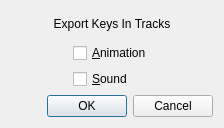
<?xml version="1.0" encoding="UTF-8"?>
<ui version="4.0">
 <class>TrackViewExportKeyTimeDlg</class>
 <widget class="QDialog" name="TrackViewExportKeyTimeDlg">
  <property name="geometry">
   <rect>
    <x>0</x>
    <y>0</y>
    <width>224</width>
    <height>128</height>
   </rect>
  </property>
  <property name="windowTitle">
   <string>Export TrackView Keys Global Time</string>
  </property>
  <layout class="QVBoxLayout" name="verticalLayout_2">
   <item>
    <widget class="QLabel" name="label">
     <property name="text">
      <string>Export Keys In Tracks</string>
     </property>
     <property name="alignment">
      <set>Qt::AlignCenter</set>
     </property>
    </widget>
   </item>
   <item>
    <layout class="QHBoxLayout" name="horizontalLayout">
     <item>
      <spacer name="horizontalSpacer">
       <property name="orientation">
        <enum>Qt::Horizontal</enum>
       </property>
       <property name="sizeHint" stdset="0">
        <size>
         <width>40</width>
         <height>20</height>
        </size>
       </property>
      </spacer>
     </item>
     <item>
      <layout class="QVBoxLayout" name="verticalLayout">
       <item>
        <widget class="QCheckBox" name="m_animationTimeExport">
         <property name="text">
          <string>&amp;Animation</string>
         </property>
         <property name="toolTip">
          <string>Export global key times for animation tracks (Alt+A)</string>
         </property>
        </widget>
       </item>
       <item>
        <widget class="QCheckBox" name="m_soundTimeExport">
         <property name="text">
          <string>&amp;Sound</string>
         </property>
         <property name="toolTip">
          <string>Export global key times for sound tracks (Alt+S)</string>
         </property>
        </widget>
       </item>
      </layout>
     </item>
     <item>
      <spacer name="horizontalSpacer_2">
       <property name="orientation">
        <enum>Qt::Horizontal</enum>
       </property>
       <property name="sizeHint" stdset="0">
        <size>
         <width>40</width>
         <height>20</height>
        </size>
       </property>
      </spacer>
     </item>
    </layout>
   </item>
   <item>
    <widget class="QDialogButtonBox" name="buttonBox">
     <property name="standardButtons">
      <set>QDialogButtonBox::Cancel|QDialogButtonBox::Ok</set>
     </property>
    </widget>
   </item>
  </layout>
 </widget>
 <tabstops>
  <tabstop>m_animationTimeExport</tabstop>
  <tabstop>m_soundTimeExport</tabstop>
 </tabstops>
 <resources/>
 <connections>
  <connection>
   <sender>buttonBox</sender>
   <signal>accepted()</signal>
   <receiver>TrackViewExportKeyTimeDlg</receiver>
   <slot>accept()</slot>
   <hints>
    <hint type="sourcelabel">
     <x>99</x>
     <y>106</y>
    </hint>
    <hint type="destinationlabel">
     <x>23</x>
     <y>75</y>
    </hint>
   </hints>
  </connection>
  <connection>
   <sender>buttonBox</sender>
   <signal>rejected()</signal>
   <receiver>TrackViewExportKeyTimeDlg</receiver>
   <slot>reject()</slot>
   <hints>
    <hint type="sourcelabel">
     <x>170</x>
     <y>102</y>
    </hint>
    <hint type="destinationlabel">
     <x>34</x>
     <y>56</y>
    </hint>
   </hints>
  </connection>
 </connections>
</ui>
